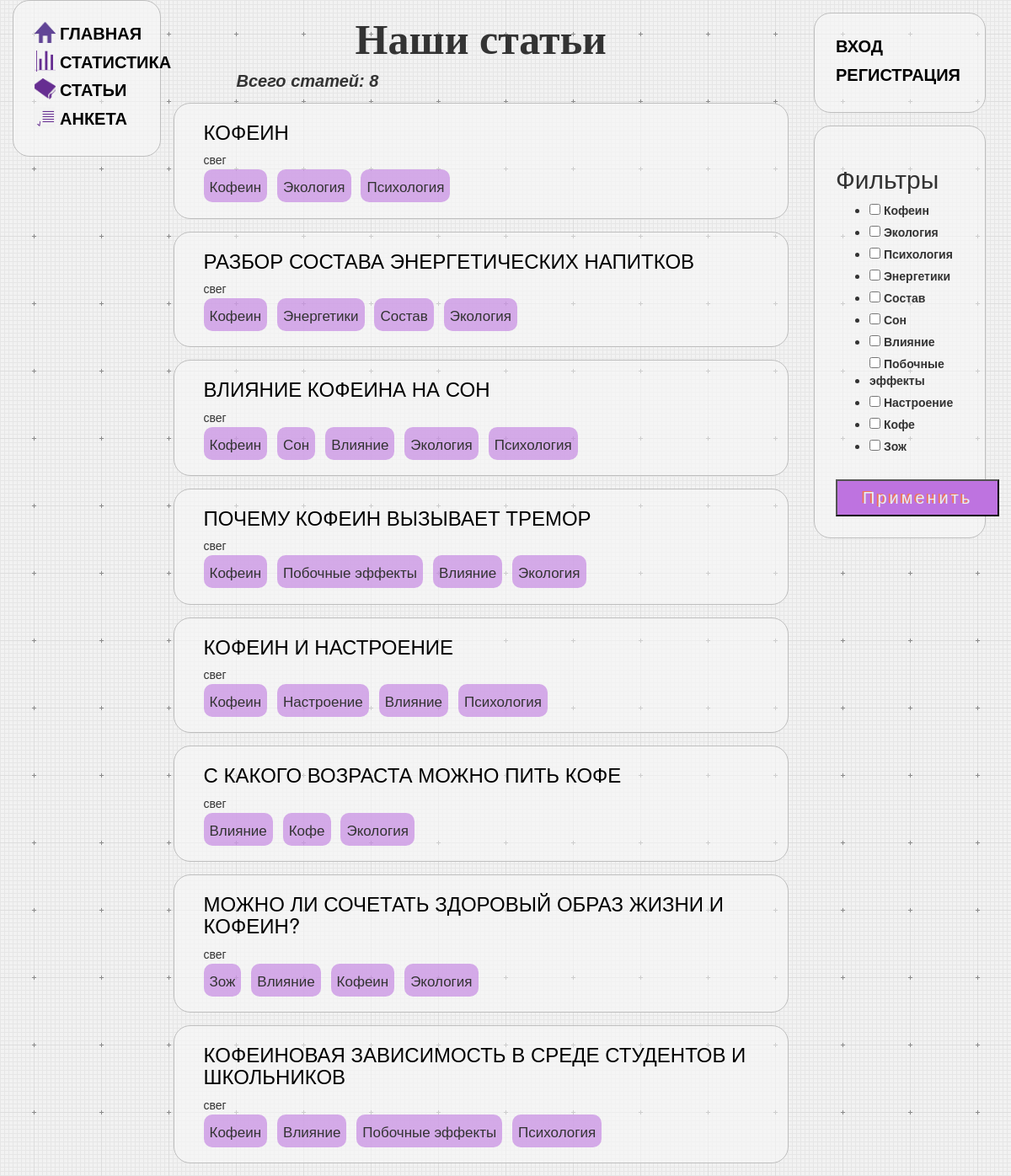
The page /caffeine/articles/ on the database its author committed.
### catalog/models.py (models this page shows, shortened)
class Article(models.Model):
    article_id = models.AutoField(primary_key=True)
    title = models.TextField()
    summary = models.TextField(null=True)
    tags = models.TextField(null=True)
    template = models.TextField(default='base_article')
    class Meta:
        pass
    def create_dict(self):
        return {'title': self.title, 'tags': [i.capitalize().replace('_', ' ') for i in self.tags.split()],
                'summary': self.summary, 'id': self.article_id}

### catalog/views.py (the view)
# urls.py: urlpatterns += [path('articles/', views.articles_view, name="articles")]
def articles_view(request):
    num = Article.objects.all().count()
    articles_list = [i.create_dict() for i in Article.objects.all()]
    form = Articles_filter()
    filters = None
    if request.method == 'POST':
        req = dict(request.POST)
        if 'filter_field' in req.keys():
            filters = req['filter_field']
            articles_list = [i for i in articles_list if set(i['tags']).intersection(set(filters))]
            num = len(articles_list)
    return render(request, 'articles.html', {'num': num, 'articles_list': articles_list,
                                             'form': form, 'filters': filters})

### catalog/forms.py
class Articles_filter(forms.Form):
    tag_list = []
    articles = Article.objects.all()
    for i in articles:
        for j in i.create_dict()['tags']:
            if j not in tag_list:
                tag_list.append(j)
    filter_list = [(i, i) for i in tag_list]
    filter_field = forms.MultipleChoiceField(widget=forms.CheckboxSelectMultiple, choices=filter_list)

### templates/articles.html (shortened to what this page needs)
{% extends "base_generic.html" %}
{% block content %}
<h1 class="h1_class">Наши статьи</h1>
<h3 class="h3_class">{% if not filters %}Всего статей{% else %} Количество статей содержащих {% for tag in filters %}<span class="tag">{{tag}}</span>{% endfor %}{% endif %}: {{ num }}</h3>
{% for article in articles_list %}
<div class="questionary">
    <a href={{article.id}}><h3>{{article.title}}</h3></a>
    <p>{{article.summary}}</p>
    {% for tag in article.tags %}
    <span class="tag">{{tag}}</span>
    {% endfor %}
</div>
{% endfor %}
{% endblock %}
{% block right-col %}
<h2>Фильтры</h2>
<form method="post" action="{% url 'articles' %}">
    <table>
        {% for question in form %}
            <tr>
              <td>{{ question }}</td>
            </tr>
        {% endfor %}
    </table>
    <div class="button_field">
        <input class="next_button" type="submit" value="Применить" />
    </div>
</form>
{% endblock %}

### catalog/static/css/styles.css (style rules this page uses)
a { color: black; text-decoration: none; text-transform: uppercase; cursor: pointer; }
.questionary { border-style: solid; border-radius: 20px; border-color: #bebebe; border-width: 1px; background-color:#f8f8f89a; margin: 15px; padding-left: 35px; padding-bottom: 25px; }
.next_button { position: relative; display: inline-block; padding: 10px 30px; margin-right: 10px; text-decoration: none; font-family: sans-serif; font-size: 20px; line-height: 1; letter-spacing: 3px; color: #E8EFF1; text-shadow: -2px -1px #F17555; background: #be73e0; transition: .3s; }
.button_field { margin-left: 0px; margin-top: 15px; }
.tag { background-color: #bd73e091; border-radius: 10px; margin-right: 8px; padding: 7px; font-size: 17px; }
.h1_class { font-size: 50px; font-weight: 800; font-family: Verdana; text-align: center; }
.h3_class { font-style: italic; font-weight: 700; font-size: 20px; font-family: sans-serif; margin-top: 10px; margin-left: 90px; margin-right: 90px; }

### rows shown on the page
Article: title "КОФЕИН", summary "свег"
Article: title "РАЗБОР СОСТАВА ЭНЕРГЕТИЧЕСКИХ НАПИТКОВ", summary "свег"
Article: title "ВЛИЯНИЕ КОФЕИНА НА СОН", summary "свег"
Article: title "ПОЧЕМУ КОФЕИН ВЫЗЫВАЕТ ТРЕМОР", summary "свег"
Article: title "КОФЕИН И НАСТРОЕНИЕ", summary "свег"
Article: title "С КАКОГО ВОЗРАСТА МОЖНО ПИТЬ КОФЕ", summary "свег"
Article: title "МОЖНО ЛИ СОЧЕТАТЬ ЗДОРОВЫЙ ОБРАЗ ЖИЗНИ И КОФЕИН?", summary "свег"
Article: title "КОФЕИНОВАЯ ЗАВИСИМОСТЬ В СРЕДЕ СТУДЕНТОВ И ШКОЛЬНИКОВ", summary "свег"

### other values the page prints
{{ num }} "8"
{{ tag }} "Кофеин" "Экология" "Психология" "Кофеин" "Энергетики" "Состав" "Экология" "Кофеин" "Сон" "Влияние" "Экология" "Психология" "Кофеин" "Побочные эффекты" "Влияние" "Экология" "Кофеин" "Настроение" "Влияние" "Психология" "Влияние" "Кофе" "Экология" "Зож" "Влияние" "Кофеин" "Экология" "Кофеин" "Влияние" "Побочные эффекты" "Психология"
